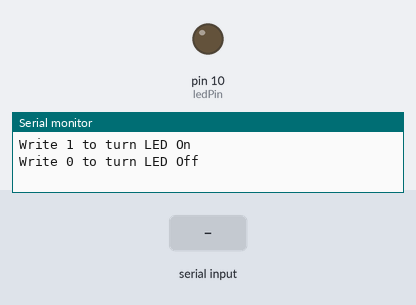
Bench run of a sketch on a simulated Arduino Uno, built with avr-gcc and run on an emulated ATmega328P. On the bench: output pins drawn as LEDs (lit = HIGH), the last lines printed to the serial monitor. Inputs (shaded band) come from the test bench.

Above: at 1.2 s.
1.3 s: "30,150\n" received over Serial
At 1.46 s:
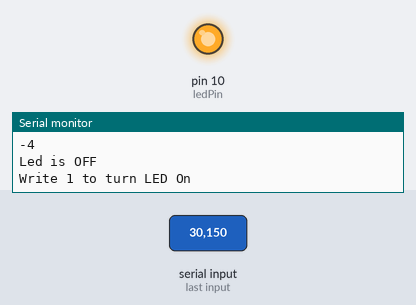
Timing chart, 0 to 4.3 s (numbered marks = the images above; inputs shaded):
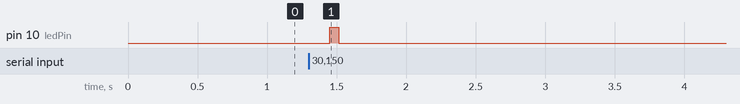

Measured:
- after the input at 1.3 s, pin 10 (ledPin): LOW → HIGH after 0.15 s, → LOW 0.07 s later

The sketch:

serialCommunication.ino
```cpp
int ledPin = 10;

void setup() {
  Serial.begin(9600);
  pinMode(ledPin, OUTPUT);
}

void loop() {
  Serial.println("Write 1 to turn LED On");
  Serial.println("Write 0 to turn LED Off");

  // wait for the input
  while(Serial.available() == 0);

  // read the input
  int value = Serial.read() - '0';
  Serial.println(value);

  if (value == 1) {
    Serial.println("Led is ON");
    digitalWrite(ledPin, HIGH);
  }
  else {
    Serial.println("Led is OFF");
    digitalWrite(ledPin, LOW);
  }
  //very important
  Serial.flush();

}
```
